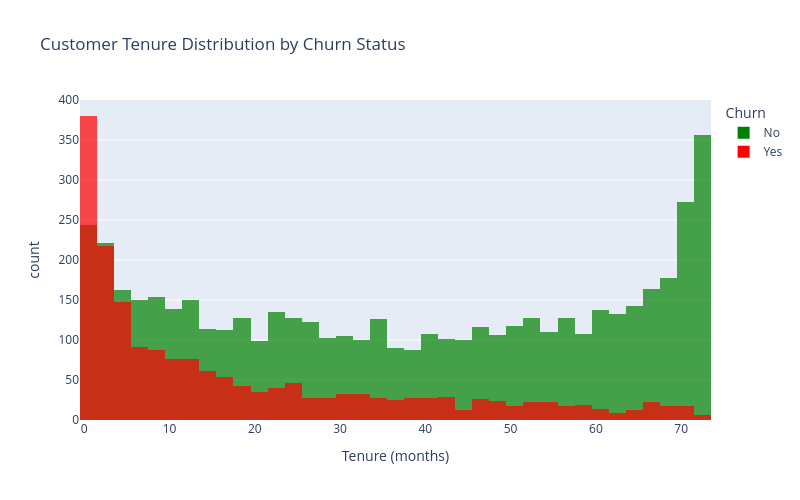

Source (notebook cell):
### Code cell
# Create tenure histogram by churn status
fig3 = px.histogram(
    df,
    x='tenure',
    color='Churn',
    title='Customer Tenure Distribution by Churn Status',
    labels={'tenure': 'Tenure (months)', 'count': 'Number of Customers'},
    barmode='overlay',
    opacity=0.7,
    color_discrete_map={'Yes': 'red', 'No': 'green'}
)

fig3.update_layout(height=500, width=800)
fig3.show()

# Export as HTML
fig3.write_html('tenure_by_churn.html')
print("Saved: tenure_by_churn.html")

# Calculate average tenure
avg_tenure_churn = df.groupby('Churn')['tenure'].mean()
print("\nAverage tenure by churn status:")
print(f"  Churned: {avg_tenure_churn['Yes']:.1f} months")
print(f"  Not churned: {avg_tenure_churn['No']:.1f} months")

### Figure 1 — Plotly figure (JSON) as saved in the notebook; plotly's stock layout.template omitted (floating-point values rounded to 4 significant figures; data arrays with more than 128 entries replaced by an {"elided": "..."} marker saying what was removed)
{"data": [{"bingroup": "x", "hovertemplate": "Churn=No<br>Tenure (months)=%{x}<br>count=%{y}<extra></extra>", "legendgroup": "No", "marker": {"color": "green", "opacity": 0.7, "pattern": {"shape": ""}}, "name": "No", "orientation": "v", "showlegend": true, "type": "histogram", "x": {"elided": "5174 int values"}, "xaxis": "x", "yaxis": "y"}, {"bingroup": "x", "hovertemplate": "Churn=Yes<br>Tenure (months)=%{x}<br>count=%{y}<extra></extra>", "legendgroup": "Yes", "marker": {"color": "red", "opacity": 0.7, "pattern": {"shape": ""}}, "name": "Yes", "orientation": "v", "showlegend": true, "type": "histogram", "x": {"elided": "1869 int values"}, "xaxis": "x", "yaxis": "y"}], "layout": {"barmode": "overlay", "height": 500, "legend": {"title": {"text": "Churn"}, "tracegroupgap": 0}, "title": {"text": "Customer Tenure Distribution by Churn Status"}, "width": 800, "xaxis": {"anchor": "y", "domain": [0, 1], "title": {"text": "Tenure (months)"}}, "yaxis": {"anchor": "x", "domain": [0, 1], "title": {"text": "count"}}}}
